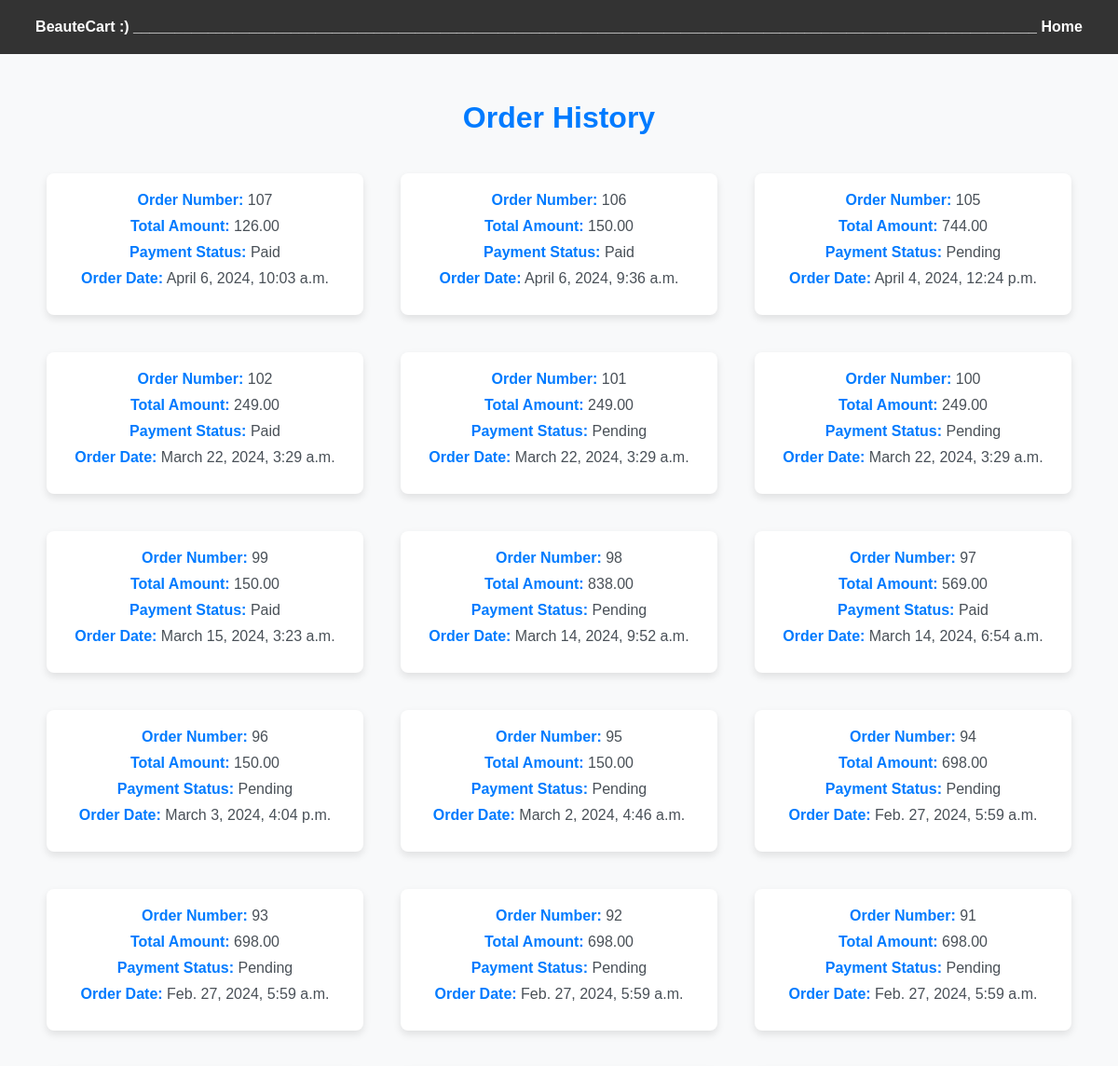
/order_history/ (signed in, upper part), run on an earlier commit of the app's database.
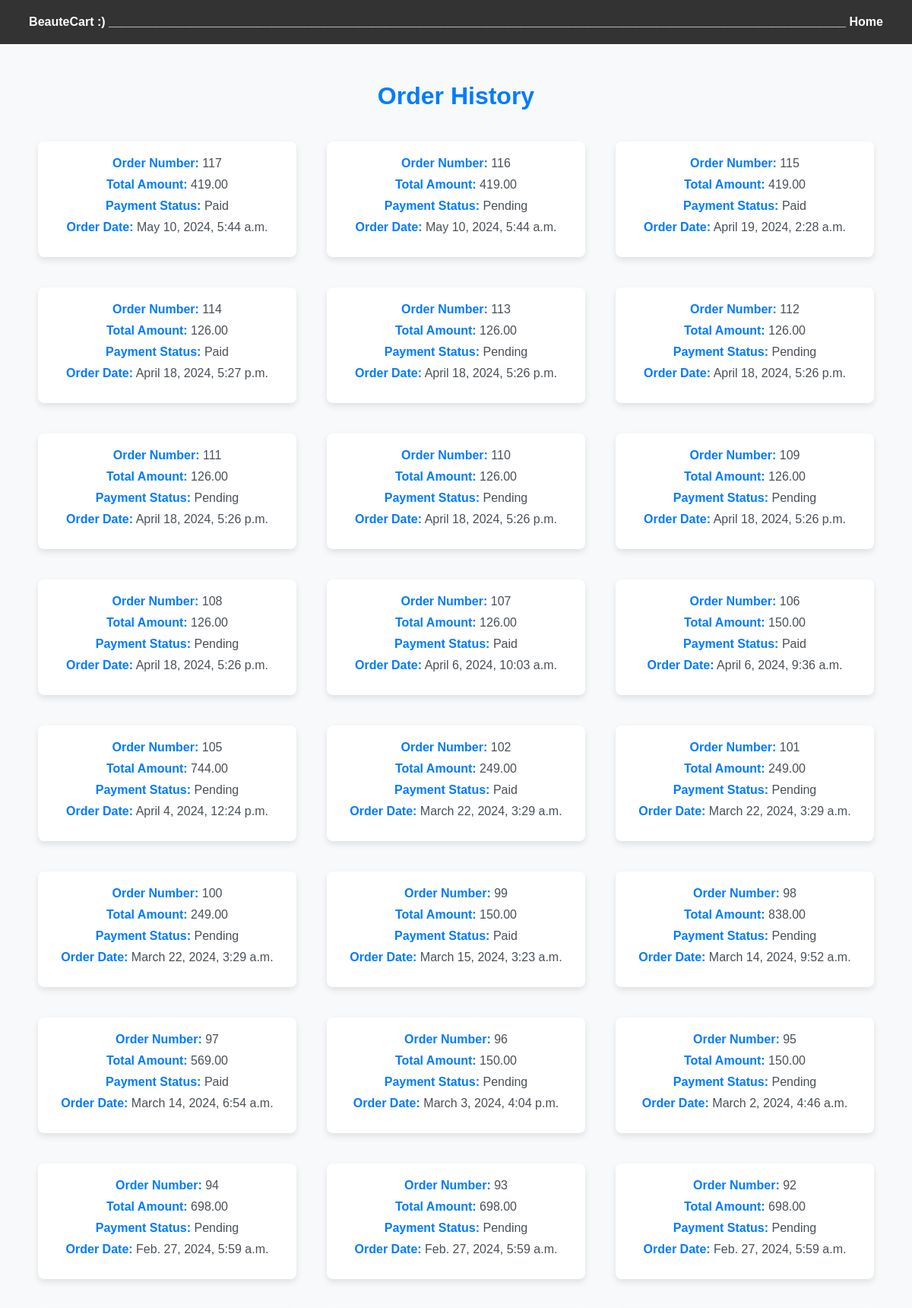
And on a later commit of the database.
### BeauteCartApp/models.py (models this page shows, shortened)
class Order(models.Model):
    DELIVERY_STATUS_CHOICES = [
        ('PENDING', 'Pending'),
        ('OUT_FOR_DELIVERY', 'Out for Delivery'),
        ('DELIVERED', 'Delivered'),
    ]
    user = models.ForeignKey(CustomUser, on_delete=models.CASCADE)
    products = models.ManyToManyField(Product, through='OrderItem')
    total_amount = models.DecimalField(max_digits=10, decimal_places=2)
    payment_id = models.CharField(max_length=100, null=True, blank=True)
    payment_status = models.BooleanField(default=False)
    created_at = models.DateTimeField(auto_now_add=True)
    cancelled = models.BooleanField(default=False)  # New field for order cancellation
    delivery_address = models.ForeignKey(ProfileUser, on_delete=models.SET_NULL, null=True, blank=True)
    delivery_status = models.CharField(max_length=20, choices=DELIVERY_STATUS_CHOICES, default='PENDING')

### BeauteCartApp/views.py (the view)
# urls.py: path('order_history/', order_history, name='order_history'),
@login_required
def order_history(request):
    orders = Order.objects.filter(user=request.user).order_by('-created_at')
    return render(request, 'order_history.html', {'orders': orders})

### templates/order_history.html (shortened to what this page needs)
<!DOCTYPE html>
<html lang="en">
<head>
</head>
<body>
    <header>
        <a class="LINK" href="#">BeauteCart</a>
        <a href="#">:)</a>
        <a href="#">_____________________________________________________________________________________________________________</a>
        <a href="{% url 'home2' %}">Home</a>
    </header>
    <h1>Order History</h1>
    {% if orders %}
        <ul>
            {% for order in orders %}
                <li>
                    <p><strong>Order Number:</strong> {{ order.id }}</p>
                    <p><strong>Total Amount:</strong> {{ order.total_amount }}</p>
                    <p><strong>Payment Status:</strong> {% if order.payment_status %}Paid{% else %}Pending{% endif %}</p>
                    <p><strong>Order Date:</strong> {{ order.created_at }}</p>
                </li>
            {% endfor %}
        </ul>
    {% else %}
        <p>No orders found.</p>
    {% endif %}
</body>
</html>

What changed in the data, as far as the page shows it:
no longer on this page (row unchanged): Order: id "91", total_amount "698.00", payment_status "Pending", created_at "Feb. 27, 2024, 5:59 a.m."
added Order: id "117", total_amount "419.00", payment_status "Paid", created_at "May 10, 2024, 5:44 a.m."
added Order: id "116", total_amount "419.00", payment_status "Pending", created_at "May 10, 2024, 5:44 a.m."
added Order: id "115", total_amount "419.00", payment_status "Paid", created_at "April 19, 2024, 2:28 a.m."
added Order: id "114", total_amount "126.00", payment_status "Paid", created_at "April 18, 2024, 5:27 p.m."
added Order: id "113", total_amount "126.00", payment_status "Pending", created_at "April 18, 2024, 5:26 p.m."
added Order: id "112", total_amount "126.00", payment_status "Pending", created_at "April 18, 2024, 5:26 p.m."
added Order: id "111", total_amount "126.00", payment_status "Pending", created_at "April 18, 2024, 5:26 p.m."
added Order: id "110", total_amount "126.00", payment_status "Pending", created_at "April 18, 2024, 5:26 p.m."
added Order: id "109", total_amount "126.00", payment_status "Pending", created_at "April 18, 2024, 5:26 p.m."
added Order: id "108", total_amount "126.00", payment_status "Pending", created_at "April 18, 2024, 5:26 p.m."
